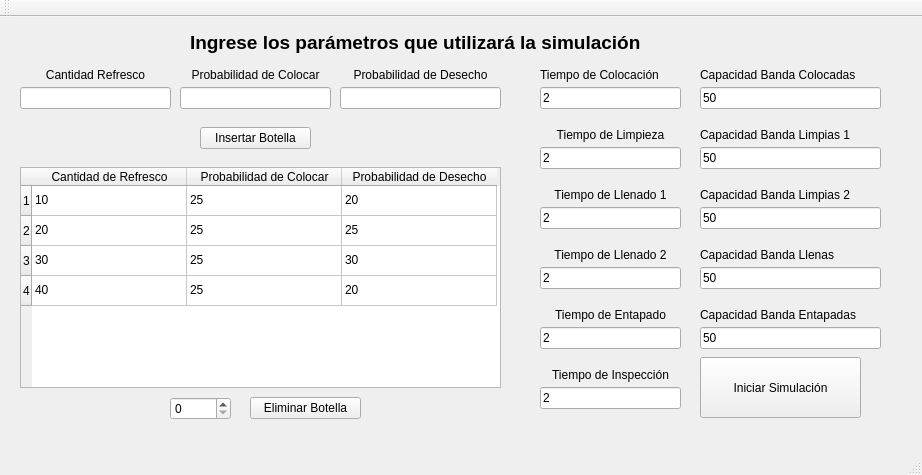
<?xml version="1.0" encoding="UTF-8"?>
<ui version="4.0">
 <class>MainWindow</class>
 <widget class="QMainWindow" name="MainWindow">
  <property name="geometry">
   <rect>
    <x>0</x>
    <y>0</y>
    <width>922</width>
    <height>475</height>
   </rect>
  </property>
  <property name="font">
   <font>
    <weight>50</weight>
    <bold>false</bold>
   </font>
  </property>
  <property name="windowTitle">
   <string>Configurar Simulación</string>
  </property>
  <widget class="QWidget" name="centralWidget">
   <widget class="QTableWidget" name="botellas">
    <property name="geometry">
     <rect>
      <x>20</x>
      <y>150</y>
      <width>481</width>
      <height>221</height>
     </rect>
    </property>
    <attribute name="horizontalHeaderDefaultSectionSize">
     <number>155</number>
    </attribute>
    <row>
     <property name="text">
      <string>1</string>
     </property>
    </row>
    <row>
     <property name="text">
      <string>2</string>
     </property>
    </row>
    <row>
     <property name="text">
      <string>3</string>
     </property>
    </row>
    <row>
     <property name="text">
      <string>4</string>
     </property>
    </row>
    <column>
     <property name="text">
      <string>Cantidad de Refresco</string>
     </property>
    </column>
    <column>
     <property name="text">
      <string>Probabilidad de Colocar</string>
     </property>
    </column>
    <column>
     <property name="text">
      <string>Probabilidad de Desecho</string>
     </property>
    </column>
    <item row="0" column="0">
     <property name="text">
      <string>10</string>
     </property>
    </item>
    <item row="0" column="1">
     <property name="text">
      <string>25</string>
     </property>
    </item>
    <item row="0" column="2">
     <property name="text">
      <string>20</string>
     </property>
    </item>
    <item row="1" column="0">
     <property name="text">
      <string>20</string>
     </property>
    </item>
    <item row="1" column="1">
     <property name="text">
      <string>25</string>
     </property>
    </item>
    <item row="1" column="2">
     <property name="text">
      <string>25</string>
     </property>
    </item>
    <item row="2" column="0">
     <property name="text">
      <string>30</string>
     </property>
    </item>
    <item row="2" column="1">
     <property name="text">
      <string>25</string>
     </property>
    </item>
    <item row="2" column="2">
     <property name="text">
      <string>30</string>
     </property>
    </item>
    <item row="3" column="0">
     <property name="text">
      <string>40</string>
     </property>
    </item>
    <item row="3" column="1">
     <property name="text">
      <string>25</string>
     </property>
    </item>
    <item row="3" column="2">
     <property name="text">
      <string>20</string>
     </property>
    </item>
   </widget>
   <widget class="QLineEdit" name="cantidadRefresco">
    <property name="geometry">
     <rect>
      <x>20</x>
      <y>70</y>
      <width>151</width>
      <height>22</height>
     </rect>
    </property>
   </widget>
   <widget class="QPushButton" name="nuevaBotella">
    <property name="geometry">
     <rect>
      <x>200</x>
      <y>110</y>
      <width>111</width>
      <height>22</height>
     </rect>
    </property>
    <property name="text">
     <string>Insertar Botella</string>
    </property>
   </widget>
   <widget class="QLineEdit" name="probabilidadDesecho">
    <property name="geometry">
     <rect>
      <x>340</x>
      <y>70</y>
      <width>161</width>
      <height>22</height>
     </rect>
    </property>
   </widget>
   <widget class="QLabel" name="label">
    <property name="geometry">
     <rect>
      <x>20</x>
      <y>50</y>
      <width>151</width>
      <height>16</height>
     </rect>
    </property>
    <property name="text">
     <string>Cantidad Refresco</string>
    </property>
    <property name="alignment">
     <set>Qt::AlignCenter</set>
    </property>
   </widget>
   <widget class="QLabel" name="label_2">
    <property name="geometry">
     <rect>
      <x>340</x>
      <y>50</y>
      <width>161</width>
      <height>16</height>
     </rect>
    </property>
    <property name="text">
     <string>Probabilidad de Desecho</string>
    </property>
    <property name="alignment">
     <set>Qt::AlignCenter</set>
    </property>
   </widget>
   <widget class="QLabel" name="label_3">
    <property name="geometry">
     <rect>
      <x>180</x>
      <y>50</y>
      <width>151</width>
      <height>16</height>
     </rect>
    </property>
    <property name="text">
     <string>Probabilidad de Colocar</string>
    </property>
    <property name="alignment">
     <set>Qt::AlignCenter</set>
    </property>
   </widget>
   <widget class="QLineEdit" name="probabilidadColocar">
    <property name="geometry">
     <rect>
      <x>180</x>
      <y>70</y>
      <width>151</width>
      <height>22</height>
     </rect>
    </property>
   </widget>
   <widget class="QLabel" name="label_4">
    <property name="geometry">
     <rect>
      <x>540</x>
      <y>50</y>
      <width>141</width>
      <height>16</height>
     </rect>
    </property>
    <property name="text">
     <string>Tiempo de Colocación</string>
    </property>
   </widget>
   <widget class="QLineEdit" name="tiempoColocacion">
    <property name="geometry">
     <rect>
      <x>540</x>
      <y>70</y>
      <width>141</width>
      <height>22</height>
     </rect>
    </property>
    <property name="text">
     <string>2</string>
    </property>
   </widget>
   <widget class="QLabel" name="label_5">
    <property name="geometry">
     <rect>
      <x>540</x>
      <y>110</y>
      <width>141</width>
      <height>16</height>
     </rect>
    </property>
    <property name="text">
     <string>Tiempo de Limpieza</string>
    </property>
    <property name="alignment">
     <set>Qt::AlignCenter</set>
    </property>
   </widget>
   <widget class="QLineEdit" name="tiempoLimpieza">
    <property name="geometry">
     <rect>
      <x>540</x>
      <y>130</y>
      <width>141</width>
      <height>22</height>
     </rect>
    </property>
    <property name="text">
     <string>2</string>
    </property>
   </widget>
   <widget class="QLineEdit" name="tiempoLlenado1">
    <property name="geometry">
     <rect>
      <x>540</x>
      <y>190</y>
      <width>141</width>
      <height>22</height>
     </rect>
    </property>
    <property name="text">
     <string>2</string>
    </property>
   </widget>
   <widget class="QLabel" name="label_6">
    <property name="geometry">
     <rect>
      <x>540</x>
      <y>170</y>
      <width>141</width>
      <height>16</height>
     </rect>
    </property>
    <property name="text">
     <string>Tiempo de Llenado 1</string>
    </property>
    <property name="alignment">
     <set>Qt::AlignCenter</set>
    </property>
   </widget>
   <widget class="QLabel" name="label_7">
    <property name="geometry">
     <rect>
      <x>540</x>
      <y>290</y>
      <width>141</width>
      <height>16</height>
     </rect>
    </property>
    <property name="text">
     <string>Tiempo de Entapado</string>
    </property>
    <property name="alignment">
     <set>Qt::AlignCenter</set>
    </property>
   </widget>
   <widget class="QLineEdit" name="tiempoEntapado">
    <property name="geometry">
     <rect>
      <x>540</x>
      <y>310</y>
      <width>141</width>
      <height>22</height>
     </rect>
    </property>
    <property name="text">
     <string>2</string>
    </property>
   </widget>
   <widget class="QLabel" name="label_8">
    <property name="geometry">
     <rect>
      <x>540</x>
      <y>350</y>
      <width>141</width>
      <height>16</height>
     </rect>
    </property>
    <property name="text">
     <string>Tiempo de Inspección</string>
    </property>
    <property name="alignment">
     <set>Qt::AlignCenter</set>
    </property>
   </widget>
   <widget class="QLineEdit" name="tiempoInspeccion">
    <property name="geometry">
     <rect>
      <x>540</x>
      <y>370</y>
      <width>141</width>
      <height>22</height>
     </rect>
    </property>
    <property name="text">
     <string>2</string>
    </property>
   </widget>
   <widget class="QLabel" name="label_9">
    <property name="geometry">
     <rect>
      <x>700</x>
      <y>50</y>
      <width>181</width>
      <height>16</height>
     </rect>
    </property>
    <property name="text">
     <string>Capacidad Banda Colocadas</string>
    </property>
   </widget>
   <widget class="QLineEdit" name="capacidadColocadas">
    <property name="geometry">
     <rect>
      <x>700</x>
      <y>70</y>
      <width>181</width>
      <height>22</height>
     </rect>
    </property>
    <property name="text">
     <string>50</string>
    </property>
   </widget>
   <widget class="QLabel" name="label_10">
    <property name="geometry">
     <rect>
      <x>700</x>
      <y>110</y>
      <width>181</width>
      <height>16</height>
     </rect>
    </property>
    <property name="text">
     <string>Capacidad Banda Limpias 1</string>
    </property>
   </widget>
   <widget class="QLabel" name="label_11">
    <property name="geometry">
     <rect>
      <x>700</x>
      <y>230</y>
      <width>181</width>
      <height>16</height>
     </rect>
    </property>
    <property name="text">
     <string>Capacidad Banda Llenas</string>
    </property>
   </widget>
   <widget class="QLabel" name="label_12">
    <property name="geometry">
     <rect>
      <x>700</x>
      <y>290</y>
      <width>181</width>
      <height>16</height>
     </rect>
    </property>
    <property name="text">
     <string>Capacidad Banda Entapadas</string>
    </property>
   </widget>
   <widget class="QLineEdit" name="capacidadLimpias1">
    <property name="geometry">
     <rect>
      <x>700</x>
      <y>130</y>
      <width>181</width>
      <height>22</height>
     </rect>
    </property>
    <property name="text">
     <string>50</string>
    </property>
   </widget>
   <widget class="QLineEdit" name="capacidadLlenas">
    <property name="geometry">
     <rect>
      <x>700</x>
      <y>250</y>
      <width>181</width>
      <height>22</height>
     </rect>
    </property>
    <property name="text">
     <string>50</string>
    </property>
   </widget>
   <widget class="QLineEdit" name="capacidadEntapadas">
    <property name="geometry">
     <rect>
      <x>700</x>
      <y>310</y>
      <width>181</width>
      <height>22</height>
     </rect>
    </property>
    <property name="text">
     <string>50</string>
    </property>
   </widget>
   <widget class="QPushButton" name="Inicio">
    <property name="geometry">
     <rect>
      <x>700</x>
      <y>340</y>
      <width>161</width>
      <height>61</height>
     </rect>
    </property>
    <property name="text">
     <string>Iniciar Simulación</string>
    </property>
    <property name="icon">
     <iconset resource="recursos.qrc">
      <normaloff>:/botones/botones/Flecha Derecha.jpg</normaloff>:/botones/botones/Flecha Derecha.jpg</iconset>
    </property>
    <property name="iconSize">
     <size>
      <width>30</width>
      <height>30</height>
     </size>
    </property>
   </widget>
   <widget class="QLabel" name="label_13">
    <property name="geometry">
     <rect>
      <x>190</x>
      <y>10</y>
      <width>541</width>
      <height>31</height>
     </rect>
    </property>
    <property name="font">
     <font>
      <pointsize>14</pointsize>
      <weight>75</weight>
      <bold>true</bold>
     </font>
    </property>
    <property name="text">
     <string>Ingrese los parámetros que utilizará la simulación</string>
    </property>
   </widget>
   <widget class="QSpinBox" name="spinEliminar">
    <property name="geometry">
     <rect>
      <x>170</x>
      <y>380</y>
      <width>61</width>
      <height>23</height>
     </rect>
    </property>
   </widget>
   <widget class="QPushButton" name="eliminarBotella">
    <property name="geometry">
     <rect>
      <x>250</x>
      <y>380</y>
      <width>111</width>
      <height>22</height>
     </rect>
    </property>
    <property name="text">
     <string>Eliminar Botella</string>
    </property>
   </widget>
   <widget class="QLabel" name="label_14">
    <property name="geometry">
     <rect>
      <x>700</x>
      <y>170</y>
      <width>181</width>
      <height>16</height>
     </rect>
    </property>
    <property name="text">
     <string>Capacidad Banda Limpias 2</string>
    </property>
   </widget>
   <widget class="QLineEdit" name="capacidadLimpias2">
    <property name="geometry">
     <rect>
      <x>700</x>
      <y>190</y>
      <width>181</width>
      <height>22</height>
     </rect>
    </property>
    <property name="text">
     <string>50</string>
    </property>
   </widget>
   <widget class="QLabel" name="label_15">
    <property name="geometry">
     <rect>
      <x>540</x>
      <y>230</y>
      <width>141</width>
      <height>16</height>
     </rect>
    </property>
    <property name="text">
     <string>Tiempo de Llenado 2</string>
    </property>
    <property name="alignment">
     <set>Qt::AlignCenter</set>
    </property>
   </widget>
   <widget class="QLineEdit" name="tiempoLlenado2">
    <property name="geometry">
     <rect>
      <x>540</x>
      <y>250</y>
      <width>141</width>
      <height>22</height>
     </rect>
    </property>
    <property name="text">
     <string>2</string>
    </property>
   </widget>
  </widget>
  <widget class="QMenuBar" name="menuBar">
   <property name="geometry">
    <rect>
     <x>0</x>
     <y>0</y>
     <width>922</width>
     <height>19</height>
    </rect>
   </property>
  </widget>
  <widget class="QToolBar" name="mainToolBar">
   <attribute name="toolBarArea">
    <enum>TopToolBarArea</enum>
   </attribute>
   <attribute name="toolBarBreak">
    <bool>false</bool>
   </attribute>
  </widget>
  <widget class="QStatusBar" name="statusBar"/>
 </widget>
 <layoutdefault spacing="6" margin="11"/>
 <tabstops>
  <tabstop>cantidadRefresco</tabstop>
  <tabstop>probabilidadColocar</tabstop>
  <tabstop>probabilidadDesecho</tabstop>
  <tabstop>nuevaBotella</tabstop>
  <tabstop>botellas</tabstop>
 </tabstops>
 <resources>
  <include location="recursos.qrc"/>
 </resources>
 <connections>
  <connection>
   <sender>nuevaBotella</sender>
   <signal>clicked()</signal>
   <receiver>MainWindow</receiver>
   <slot>agregarBotella()</slot>
   <hints>
    <hint type="sourcelabel">
     <x>210</x>
     <y>157</y>
    </hint>
    <hint type="destinationlabel">
     <x>312</x>
     <y>152</y>
    </hint>
   </hints>
  </connection>
  <connection>
   <sender>eliminarBotella</sender>
   <signal>clicked()</signal>
   <receiver>MainWindow</receiver>
   <slot>eliminarBotella()</slot>
   <hints>
    <hint type="sourcelabel">
     <x>311</x>
     <y>427</y>
    </hint>
    <hint type="destinationlabel">
     <x>367</x>
     <y>426</y>
    </hint>
   </hints>
  </connection>
  <connection>
   <sender>Inicio</sender>
   <signal>clicked()</signal>
   <receiver>MainWindow</receiver>
   <slot>iniciarSimulacion()</slot>
   <hints>
    <hint type="sourcelabel">
     <x>831</x>
     <y>363</y>
    </hint>
    <hint type="destinationlabel">
     <x>887</x>
     <y>383</y>
    </hint>
   </hints>
  </connection>
 </connections>
 <slots>
  <slot>agregarBotella()</slot>
  <slot>eliminarBotella()</slot>
  <slot>iniciarSimulacion()</slot>
 </slots>
</ui>
